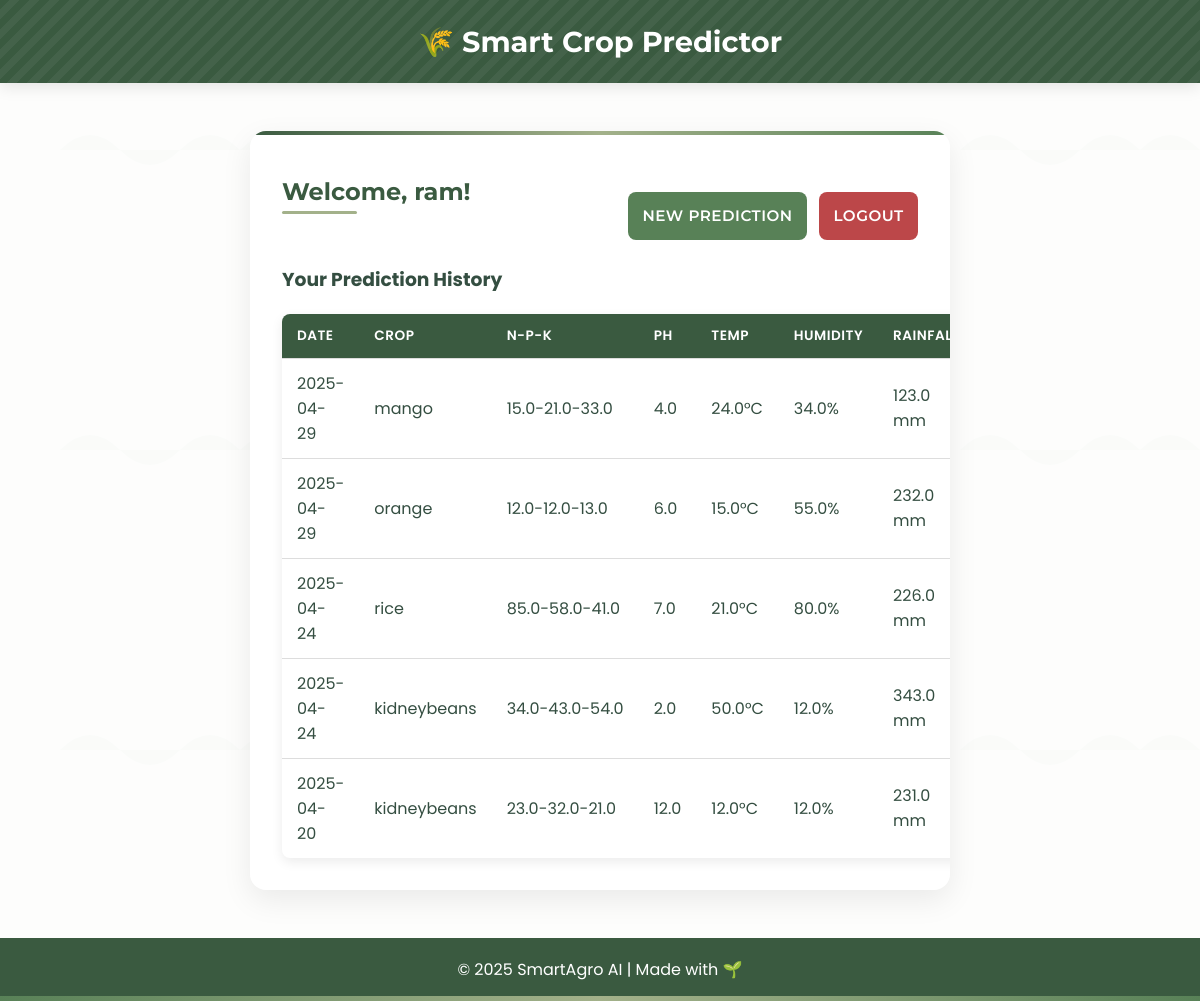
The page /dashboard (signed in) on the database its author committed.
### app.py (models this page shows)
class User(UserMixin, db.Model):
    id = db.Column(db.Integer, primary_key=True)
    fullname = db.Column(db.String(100), nullable=False)
    email = db.Column(db.String(100), unique=True, nullable=False)
    password_hash = db.Column(db.String(200), nullable=False)
    predictions = db.relationship('Prediction', backref='user', lazy=True)

class Prediction(db.Model):
    id = db.Column(db.Integer, primary_key=True)
    user_id = db.Column(db.Integer, db.ForeignKey('user.id'), nullable=False)
    nitrogen = db.Column(db.Float, nullable=False)
    phosphorus = db.Column(db.Float, nullable=False)
    potassium = db.Column(db.Float, nullable=False)
    temperature = db.Column(db.Float, nullable=False)
    humidity = db.Column(db.Float, nullable=False)
    ph = db.Column(db.Float, nullable=False)
    rainfall = db.Column(db.Float, nullable=False)
    predicted_crop = db.Column(db.String(50), nullable=False)
    date_predicted = db.Column(db.DateTime, default=datetime.utcnow)

### app.py (the view)
@app.route('/dashboard')
@login_required
def dashboard():
    try:
        predictions = Prediction.query.filter_by(user_id=current_user.id).order_by(Prediction.date_predicted.desc()).all()
        return render_template('dashboard.html', predictions=predictions, user=current_user)
    except Exception as e:
        app.logger.error(f"Dashboard error: {e}")
        flash('An error occurred while loading your dashboard.')
        return redirect(url_for('home'))

### app.py (called while the page is built)
@login_manager.user_loader
def load_user(user_id):
    return User.query.get(int(user_id))

### templates/dashboard.html (shortened to what this page needs)
<!DOCTYPE html>
<html>
<head>
    <link rel="stylesheet" type="text/css" href="{{ url_for('static', filename='style.css') }}">
</head>
<body>
    <header>🌾 Smart Crop Predictor</header>
    <div class="container">
        <div class="dashboard-header">
            <h2>Welcome, {{ user.fullname }}!</h2>
            <div class="action-buttons">
                <a href="{{ url_for('home') }}" class="btn">New Prediction</a>
                <a href="{{ url_for('logout') }}" class="btn logout-btn">Logout</a>
            </div>
        </div>
        <h3>Your Prediction History</h3>
        {% if predictions %}
            <table>
                <thead>
                    <tr>
                        <th>Date</th>
                        <th>Crop</th>
                        <th>N-P-K</th>
                        <th>pH</th>
                        <th>Temp</th>
                        <th>Humidity</th>
                        <th>Rainfall</th>
                    </tr>
                </thead>
                <tbody>
                    {% for pred in predictions %}
                    <tr>
                        <td>{{ pred.date_predicted.strftime('%Y-%m-%d') }}</td>
                        <td>{{ pred.predicted_crop }}</td>
                        <td>{{ pred.nitrogen }}-{{ pred.phosphorus }}-{{ pred.potassium }}</td>
                        <td>{{ pred.ph }}</td>
                        <td>{{ pred.temperature }}°C</td>
                        <td>{{ pred.humidity }}%</td>
                        <td>{{ pred.rainfall }} mm</td>
                    </tr>
                    {% endfor %}
                </tbody>
            </table>
        {% else %}
            <div class="no-predictions">
                <p>You haven't made any predictions yet.</p>
            </div>
        {% endif %}
    </div>
    <footer>
        &copy; 2025 SmartAgro AI | Made with 🌱
    </footer>
</body>
</html>

### static/style.css (style rules this page uses)
:root { --primary: #3a5a40; --primary-light: #588157; --primary-dark: #283e2e; --accent: #a3b18a; --accent-light: #dad7cd; --text-dark: #344e41; --text-light: #f8f9fa; --danger: #bc4749; --warning: #e9c46a; --success: #2d6a4f; --neutral: #f4f7f2; }
* { box-sizing: border-box; transition: all 0.3s ease; }
body { font-family: 'Poppins', sans-serif; margin: 0; padding: 0; background: var(--neutral); color: var(--text-dark); background-size: 300px; animation: bg-scroll 60s linear infinite; }
header { background-color: var(--primary); color: white; padding: 1.5rem; text-align: center; font-size: 1.8rem; font-weight: bold; box-shadow: 0 4px 15px rgba(0,0,0,0.1); position: relative; overflow: hidden; font-family: 'Montserrat', sans-serif; }
header::before { content: ""; position: absolute; top: 0; left: 0; width: 100%; height: 100%; background-image: linear-gradient(135deg, transparent 25%, rgba(255,255,255,.05) 25%, rgba(255,255,255,.05) 50%, transparent 50%, transparent 75%, rgba(255,255,255,.05) 75%); background-size: 20px 20px; animation: header-pattern 30s linear infinite; z-index: 0; }
.container { max-width: 700px; background: white; margin: 3rem auto; padding: 2rem; border-radius: 16px; box-shadow: 0 10px 30px rgba(0,0,0,0.08); position: relative; overflow: hidden; transform: translateY(0); transition: transform 0.4s ease, box-shadow 0.4s ease; }
.container::before { content: ""; position: absolute; top: -2px; left: -2px; right: -2px; height: 6px; background: linear-gradient(90deg, var(--primary), var(--accent), var(--primary-light)); border-radius: 8px 8px 0 0; }
input[type="submit"], .btn { margin-top: 1.8rem; padding: 0.9rem; background-color: var(--primary-light); color: white; border: none; border-radius: 8px; cursor: pointer; font-weight: 600; transition: all 0.3s; text-decoration: none; display: inline-block; text-align: center; position: relative; overflow: hidden; font-family: 'Montserrat', sans-serif; letter-spacing: 0.5px; text-transform: uppercase; font-size: 0.95rem; }
input[type="submit"]::after, .btn::after { content: ""; position: absolute; top: 50%; left: 50%; width: 5px; height: 5px; background: rgba(255, 255, 255, 0.5); opacity: 0; border-radius: 100%; transform: scale(1, 1) translate(-50%); transform-origin: 50% 50%; }
h2 { margin-top: 0; color: var(--primary); font-family: 'Montserrat', sans-serif; position: relative; display: inline-block; }
h2::after { content: ''; position: absolute; width: 40%; height: 3px; bottom: -8px; left: 0; background-color: var(--accent); border-radius: 10px; }
footer { background-color: var(--primary); color: white; text-align: center; padding: 1.2rem; margin-top: 40px; position: relative; overflow: hidden; }
footer::before { content: ""; position: absolute; bottom: 0; left: 0; width: 100%; height: 5px; background: linear-gradient(90deg, var(--primary-light), var(--accent), var(--primary-light)); }
table { width: 100%; border-collapse: separate; border-spacing: 0; margin-top: 20px; border-radius: 8px; overflow: hidden; box-shadow: 0 4px 12px rgba(0,0,0,0.08); }
th, td { padding: 12px 15px; text-align: left; border-bottom: 1px solid #ddd; }
th { background-color: var(--primary); color: white; font-weight: 600; text-transform: uppercase; font-size: 0.85rem; letter-spacing: 0.5px; }
tr:last-child td { border-bottom: none; }
.dashboard-header { display: flex; justify-content: space-between; align-items: center; margin-bottom: 25px; flex-wrap: wrap; }
.action-buttons { display: flex; gap: 12px; flex-wrap: wrap; }
.logout-btn { background-color: var(--danger); }
.container { animation: fadeIn 0.5s ease forwards; }

### rows shown on the page
User: fullname "ram"
Prediction: date_predicted "2025-04-29", predicted_crop "mango", nitrogen "15.0", phosphorus "21.0", potassium "33.0", ph "4.0", temperature "24.0", humidity "34.0", rainfall "123.0"
Prediction: date_predicted "2025-04-29", predicted_crop "orange", nitrogen "12.0", phosphorus "12.0", potassium "13.0", ph "6.0", temperature "15.0", humidity "55.0", rainfall "232.0"
Prediction: date_predicted "2025-04-24", predicted_crop "rice", nitrogen "85.0", phosphorus "58.0", potassium "41.0", ph "7.0", temperature "21.0", humidity "80.0", rainfall "226.0"
Prediction: date_predicted "2025-04-24", predicted_crop "kidneybeans", nitrogen "34.0", phosphorus "43.0", potassium "54.0", ph "2.0", temperature "50.0", humidity "12.0", rainfall "343.0"
Prediction: date_predicted "2025-04-20", predicted_crop "kidneybeans", nitrogen "23.0", phosphorus "32.0", potassium "21.0", ph "12.0", temperature "12.0", humidity "12.0", rainfall "231.0"
